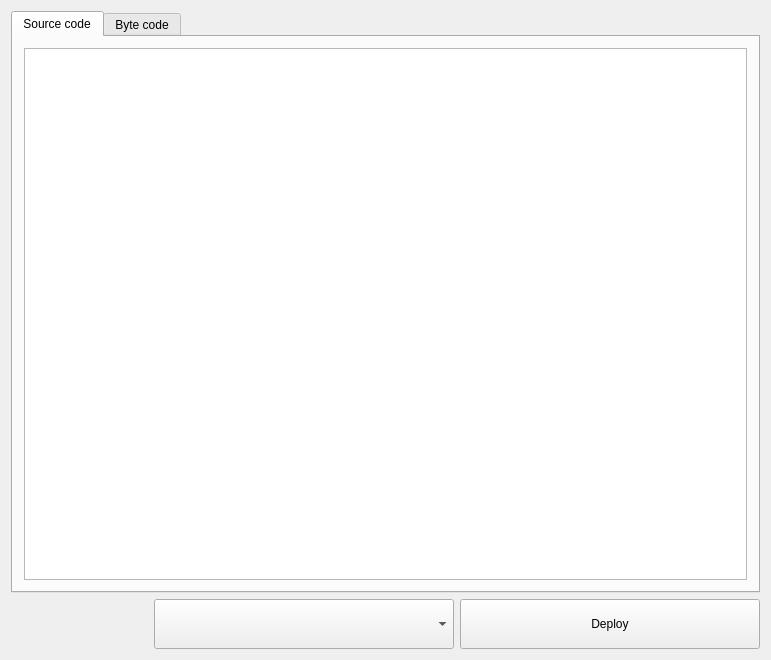
<?xml version="1.0" encoding="UTF-8"?>
<ui version="4.0">
 <class>CreateContract</class>
 <widget class="QWidget" name="CreateContract">
  <property name="geometry">
   <rect>
    <x>0</x>
    <y>0</y>
    <width>771</width>
    <height>660</height>
   </rect>
  </property>
  <property name="windowTitle">
   <string>CreateContract</string>
  </property>
  <layout class="QVBoxLayout" name="verticalLayout">
   <item>
    <layout class="QHBoxLayout" name="horizontalLayout">
     <item>
      <widget class="QTabWidget" name="tabWidget">
       <property name="minimumSize">
        <size>
         <width>600</width>
         <height>400</height>
        </size>
       </property>
       <property name="currentIndex">
        <number>0</number>
       </property>
       <widget class="QWidget" name="pushButtonSourceCode">
        <attribute name="title">
         <string>Source code</string>
        </attribute>
        <layout class="QGridLayout" name="gridLayout">
         <item row="0" column="0">
          <widget class="QTextEdit" name="textEditCode"/>
         </item>
        </layout>
       </widget>
       <widget class="QWidget" name="pushButtonByteCode">
        <attribute name="title">
         <string>Byte code</string>
        </attribute>
        <layout class="QGridLayout" name="gridLayout_2">
         <item row="0" column="0">
          <widget class="QTextEdit" name="textEditByteCode"/>
         </item>
        </layout>
       </widget>
      </widget>
     </item>
    </layout>
   </item>
   <item>
    <layout class="QHBoxLayout" name="horizontalLayout_2">
     <item>
      <spacer name="horizontalSpacer">
       <property name="orientation">
        <enum>Qt::Horizontal</enum>
       </property>
       <property name="sizeHint" stdset="0">
        <size>
         <width>40</width>
         <height>20</height>
        </size>
       </property>
      </spacer>
     </item>
     <item>
      <widget class="QComboBox" name="comboBoxSelectContract">
       <property name="minimumSize">
        <size>
         <width>300</width>
         <height>50</height>
        </size>
       </property>
      </widget>
     </item>
     <item>
      <widget class="QPushButton" name="pushButtonDeploy">
       <property name="minimumSize">
        <size>
         <width>300</width>
         <height>50</height>
        </size>
       </property>
       <property name="text">
        <string>Deploy</string>
       </property>
      </widget>
     </item>
    </layout>
   </item>
  </layout>
 </widget>
 <layoutdefault spacing="6" margin="11"/>
 <resources/>
 <connections/>
</ui>
